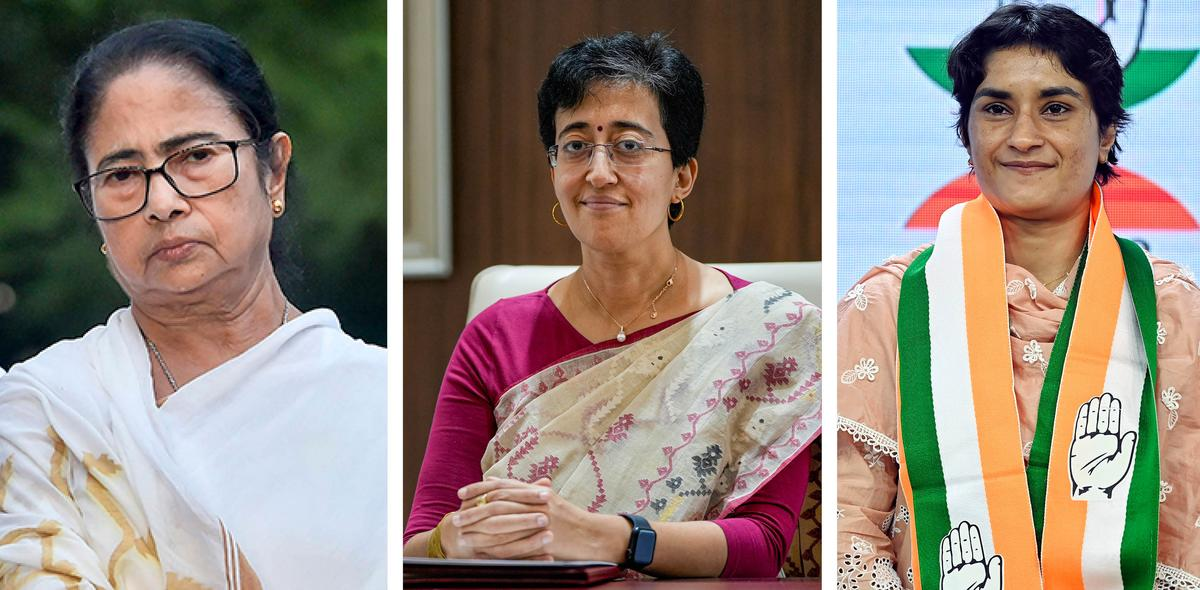
#> input picture test_images/sample_image.jpg, 1200 x 590 px
$ python -i deepfake_detector.py   (imports and definitions only)   (older library calls are emulated)
#> lines starting #> are read from the running program, lines starting #| are printed output that depends on the picture
import os
import logging
from typing import Dict, Any
import cv2
import numpy as np
from PIL import Image, ImageChops
import requests
from io import BytesIO

logger = logging.getLogger(__name__)

class DeepfakeDetectorTool:
    """Tool for detecting potential deepfakes or manipulated images"""

    def __init__(self):
        # In a production environment, you might use a pre-trained model
        # For this implementation, we'll use some basic image analysis techniques
        pass

    def analyze(self, image_path: str) -> Dict[str, Any]:
        """Alias for analyze_image to maintain compatibility with agent calls"""
        return self.analyze_image(image_path)
#> in analyze_image, image is the input picture: shape (590, 1200, 3); mean B, G, R 121.5, 131.9, 144.8

    def analyze_image(self, image_path: str) -> Dict[str, Any]:
        """
        Analyze an image for signs of manipulation or deepfake

        Args:
            image_path: Path to the image file

        Returns:
            Dictionary containing analysis results
        """
        try:
            logger.info(f"Analyzing image for manipulation: {image_path}")

            # Check if file exists
            if not os.path.exists(image_path):
                return {"error": f"Image file not found: {image_path}", "is_deepfake": False}

            # Load image
            image = cv2.imread(image_path)
            if image is None:
                return {"error": "Failed to load image", "is_deepfake": False}

            # Convert to RGB for analysis
            image_rgb = cv2.cvtColor(image, cv2.COLOR_BGR2RGB)

            # Basic analysis techniques

            # 1. Error Level Analysis (ELA)
            ela_score = self._perform_ela(image_path)
#> in _perform_ela, `ela_score = np.mean(diff_array) / 255.0`: ela_score = 0.0033

            # 2. Noise analysis
            noise_score = self._analyze_noise(image_rgb)

            # 3. JPEG artifacts analysis
            jpeg_score = self._analyze_jpeg_artifacts(image_rgb)

            # 4. Metadata analysis
            metadata_score = self._analyze_metadata(image_path)

            # Calculate overall manipulation score
            # This is a simplified approach - a real implementation would use ML models
            manipulation_score = (ela_score * 0.4 + noise_score * 0.3 +
                                 jpeg_score * 0.2 + metadata_score * 0.1)

            # Determine if the image is likely manipulated
            # Convert NumPy boolean to Python boolean if necessary
            is_deepfake = bool(manipulation_score > 0.6)

            # Prepare analysis details
            if manipulation_score > 0.8:
                analysis = "High probability of digital manipulation detected."
            elif manipulation_score > 0.6:
                analysis = "Moderate signs of manipulation detected."
            elif manipulation_score > 0.4:
                analysis = "Some inconsistencies detected, but may be due to normal processing."
            else:
                analysis = "No significant signs of manipulation detected."

            # Convert all NumPy types to Python native types to ensure JSON serialization
            result = {
                "is_deepfake": bool(is_deepfake),
                "manipulation_score": float(round(manipulation_score, 2)),
                "analysis": analysis,
                "details": {
                    "ela_score": float(round(ela_score, 2)),
                    "noise_score": float(round(noise_score, 2)),
                    "jpeg_score": float(round(jpeg_score, 2)),
                    "metadata_score": float(round(metadata_score, 2))
                },
                "status": "success"
            }

            logger.info(f"Image analysis complete: manipulation score {manipulation_score:.2f}")
            return result

        except Exception as e:
            logger.error(f"Error analyzing image: {str(e)}")
            return {
                "error": str(e),
                "is_deepfake": False,
                "manipulation_score": 0.0,
                "analysis": f"Analysis failed: {str(e)}",
                "status": "failed"
            }

    def _perform_ela(self, image_path: str) -> float:
        """Perform Error Level Analysis"""
        try:
            # Load original image
            original = Image.open(image_path)

            # Save with a specific quality to a temporary file
            temp_path = f"{image_path}_temp.jpg"
            original.save(temp_path, 'JPEG', quality=90)

            # Open the saved image
            saved = Image.open(temp_path)

            # Calculate the difference
            diff = ImageChops.difference(original, saved)

            # Calculate the average difference
            diff_array = np.array(diff)
            ela_score = np.mean(diff_array) / 255.0

            # Clean up
            os.remove(temp_path)

            return min(ela_score * 10, 1.0)  # Scale up for better sensitivity
        except Exception as e:
            logger.warning(f"ELA analysis failed: {str(e)}")
            return 0.0

    def _analyze_noise(self, image: np.ndarray) -> float:
        """Analyze image noise patterns"""
        try:
            # Convert to grayscale
            gray = cv2.cvtColor(image, cv2.COLOR_RGB2GRAY)

            # Apply noise extraction filter
            noise = cv2.Laplacian(gray, cv2.CV_64F)

            # Calculate statistics
            mean = np.mean(np.abs(noise))
            std = np.std(noise)

            # Inconsistent noise patterns can indicate manipulation
            # This is a simplified approach
            regions = []
            h, w = gray.shape
            for i in range(0, h, h//4):
                for j in range(0, w, w//4):
                    region = noise[i:i+h//4, j:j+w//4]
                    regions.append(np.std(region))

            # Calculate variance between region noise levels
            if regions:
                region_variance = float(np.var(regions)) / (float(np.mean(regions)) + 1e-10)
                # High variance can indicate manipulation
                return float(min(region_variance, 1.0))
            return 0.0
        except Exception as e:
            logger.warning(f"Noise analysis failed: {str(e)}")
            return 0.0

    def _analyze_jpeg_artifacts(self, image: np.ndarray) -> float:
        """Analyze JPEG compression artifacts"""
        try:
            # Convert to YCrCb color space
            ycrcb = cv2.cvtColor(image, cv2.COLOR_RGB2YCrCb)

            # Extract chroma channels
            _, cr, cb = cv2.split(ycrcb)

            # Look for inconsistent JPEG artifacts
            cr_dct = cv2.dct(np.float32(cr))
            cb_dct = cv2.dct(np.float32(cb))

            # Simplified analysis of DCT coefficients
            cr_energy = float(np.sum(np.abs(cr_dct))) / (cr.shape[0] * cr.shape[1])
            cb_energy = float(np.sum(np.abs(cb_dct))) / (cb.shape[0] * cb.shape[1])

            # Inconsistent energy can indicate manipulation
            energy_diff = float(abs(cr_energy - cb_energy)) / float(max(cr_energy, cb_energy))
            return float(min(energy_diff * 5, 1.0))  # Scale up for better sensitivity
        except Exception as e:
            logger.warning(f"JPEG artifact analysis failed: {str(e)}")
            return 0.0

    def _analyze_metadata(self, image_path: str) -> float:
        """Analyze image metadata for inconsistencies"""
        try:
            # In a real implementation, you would use a library like PIL.ExifTags
            # For this simplified version, we'll return a random score
            # This is just a placeholder
            return 0.2
        except Exception as e:
            logger.warning(f"Metadata analysis failed: {str(e)}")
            return 0.0

>>> result = DeepfakeDetectorTool().analyze('../../test_images/sample_image.jpg')
#> in analyze_image, `ela_score = self._perform_ela(image_path)`: ela_score = 0.033
#> in _analyze_noise, `gray = cv2.cvtColor(image, cv2.COLOR_RGB2GRAY)`:
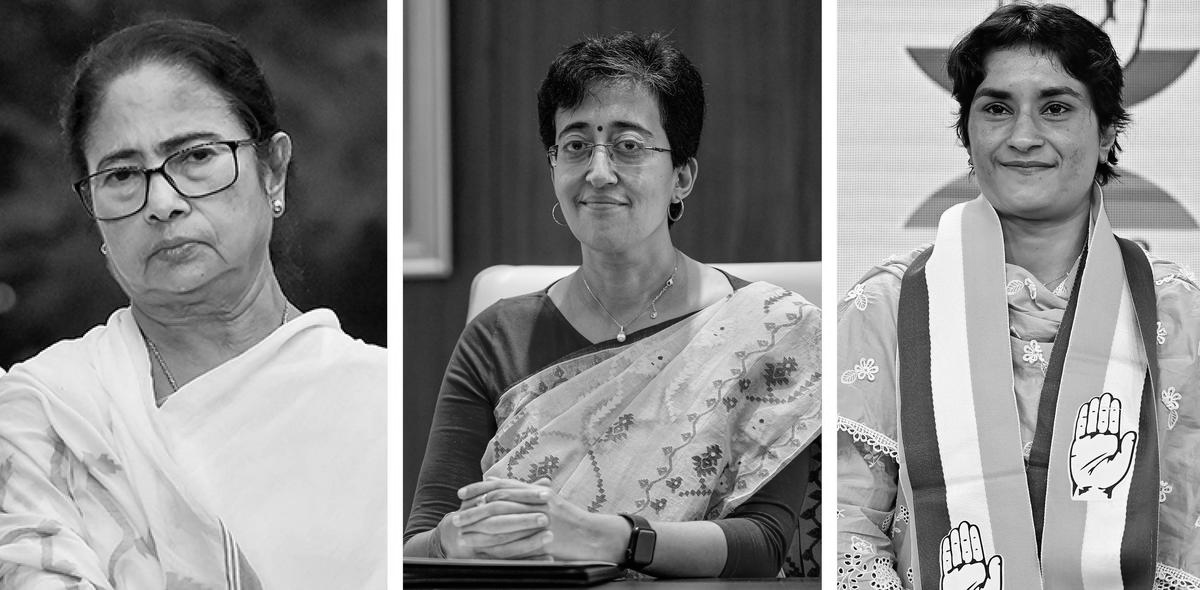
#> gray: shape (590, 1200); min 0, max 255, mean 134.6
#> in _analyze_noise, `noise = cv2.Laplacian(gray, cv2.CV_64F)`:
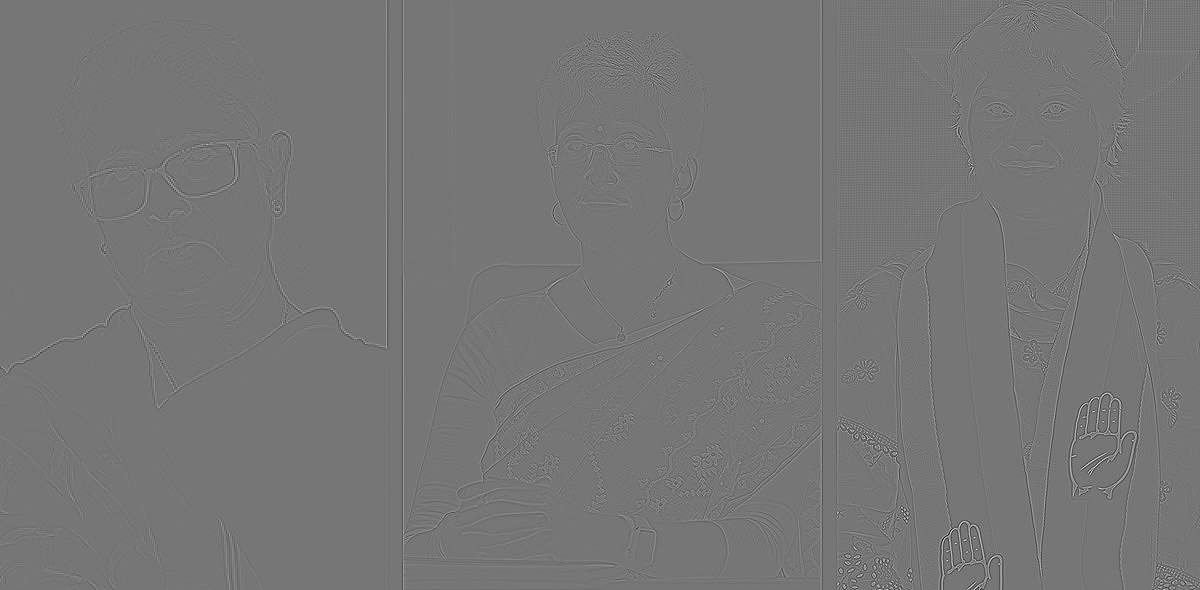
#> noise: shape (590, 1200) float64; min -602, max 694, mean 0; drawn with min black and max white
#> in _analyze_noise, `mean = np.mean(np.abs(noise))`: mean = 14.83
#> in _analyze_noise, `std = np.std(noise)`: std = 33.73
#> after the loop in _analyze_noise, `for i in range(0, h, h//4):`: regions = [11.83, 20.18, 29.79, 38.76, 23, 21.81, 26.68, 36.97, 18.93, 28.54, 35.99, 48.66, 12.06, 26.49, 47.35, 64.26, 16.17, 22.75, 67.14, 93.54]
#> in _analyze_noise, `region_variance = float(np.var(regions)) / (float(np.mean(regions)) + ..`: region_variance = 11.93
#> in analyze_image, `noise_score = self._analyze_noise(image_rgb)`: noise_score = 1
#> in _analyze_jpeg_artifacts, `ycrcb = cv2.cvtColor(image, cv2.COLOR_RGB2YCrCb)`: ycrcb: shape (590, 1200, 3); mean of channels 0, 1, 2 134.6, 135.3, 120.6
#> in _analyze_jpeg_artifacts, `_, cr, cb = cv2.split(ycrcb)`:
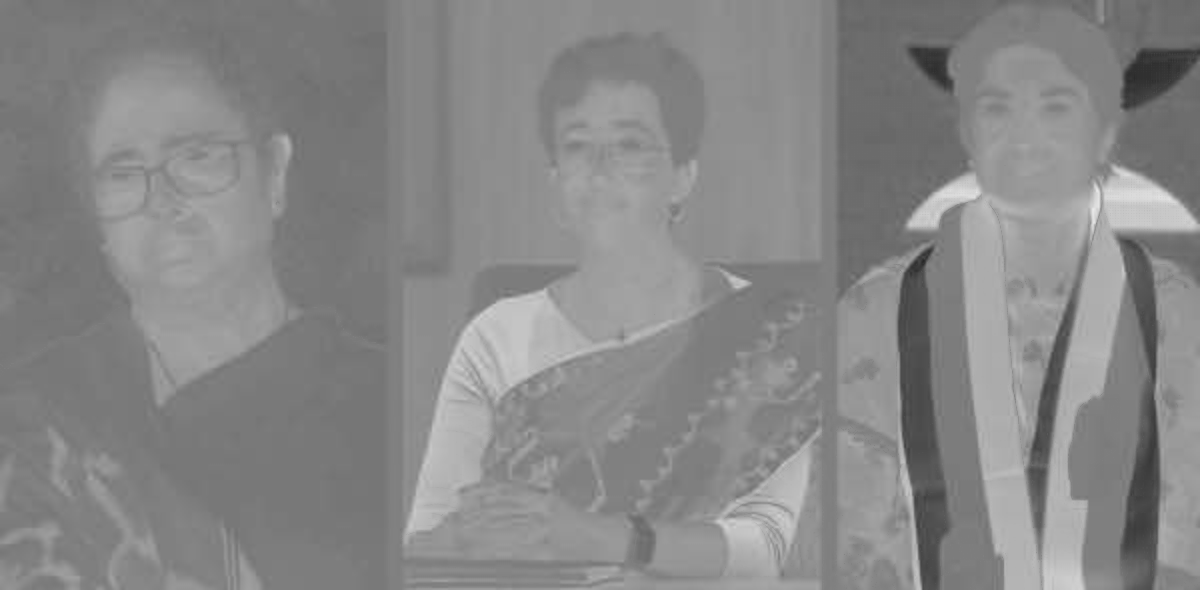
#> cr: shape (590, 1200); min 39, max 234, mean 135.3
#> in _analyze_jpeg_artifacts, `_, cr, cb = cv2.split(ycrcb)`:
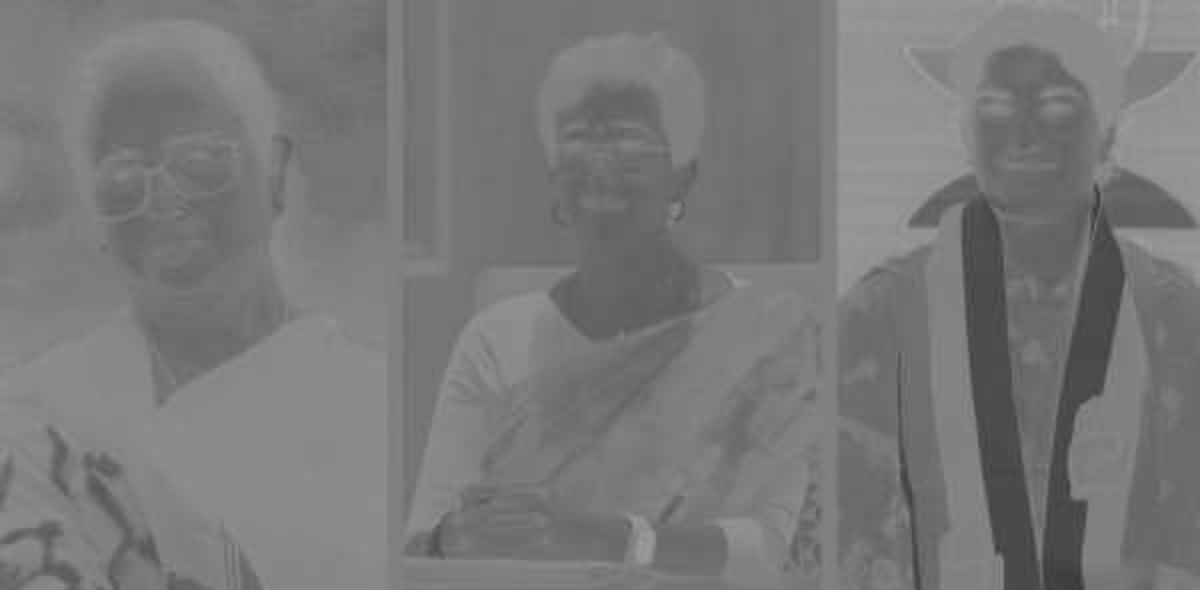
#> cb: shape (590, 1200); min 56, max 161, mean 120.6
#> in _analyze_jpeg_artifacts, `cr_energy = float(np.sum(np.abs(cr_dct))) / (cr.shape[0] * cr.shape[1])`: cr_energy = 2.23
#> in _analyze_jpeg_artifacts, `cb_energy = float(np.sum(np.abs(cb_dct))) / (cb.shape[0] * cb.shape[1])`: cb_energy = 1.53
#> in _analyze_jpeg_artifacts, `energy_diff = float(abs(cr_energy - cb_energy)) / float(max(cr_energy,..`: energy_diff = 0.315
#> in analyze_image, `jpeg_score = self._analyze_jpeg_artifacts(image_rgb)`: jpeg_score = 1
#> in analyze_image, `manipulation_score = (ela_score * 0.4 + noise_score * 0.3 + jpeg_score..`: manipulation_score = 0.533
#> in analyze_image, `is_deepfake = bool(manipulation_score > 0.6)`: is_deepfake = False
#> result = 5 items
